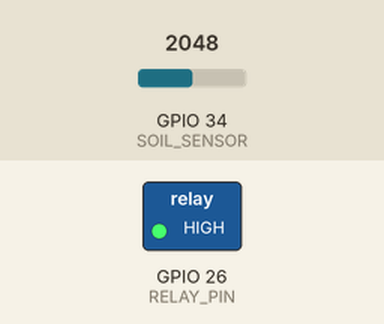
A sketch run on a simulated ESP32. Shown: switched loads named in the sketch (green lamp = pin HIGH). The test bench sets the inputs (shaded band); at power-on: GPIO 34 (SOIL_SENSOR) = 2048. What the sketch prints to the serial monitor is not drawn.

Above: at 2.8 s.
2.9 s: GPIO 34 (SOIL_SENSOR) set to 1951
At 4.5 s:
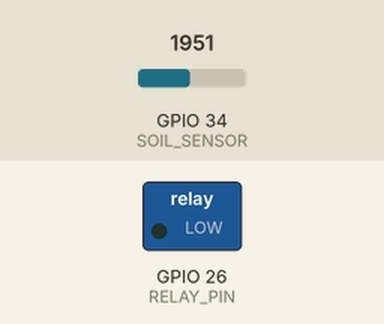
5.6 s: GPIO 34 (SOIL_SENSOR) set to 2040
At 7.2 s:
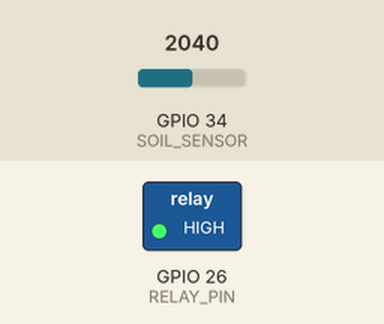
8.3 s: GPIO 34 (SOIL_SENSOR) set to 1960
At 10.3 s:
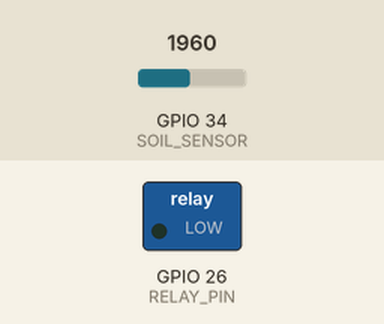
Timing chart, 0 to 11.8 s (numbered marks = the images above; inputs shaded):
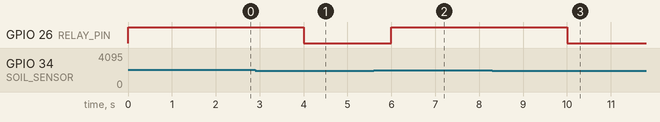

The sketch:

SoilMoisture.ino
```cpp
#include <Arduino.h>

#define SOIL_SENSOR 34   // analog pin
#define RELAY_PIN 26     // GPIO for relay

int threshold = 2000;   // adjust for your soil sensor

void setup() {
  Serial.begin(115200);
  pinMode(RELAY_PIN, OUTPUT);
  digitalWrite(RELAY_PIN, LOW);
}

void loop() {
  int soilValue = analogRead(SOIL_SENSOR);
  Serial.print("Soil Moisture: ");
  Serial.println(soilValue);

  if (soilValue > threshold) {
    Serial.println("Soil is dry → Pump ON");
    digitalWrite(RELAY_PIN, HIGH);
  } else {
    Serial.println("Soil is wet → Pump OFF");
    digitalWrite(RELAY_PIN, LOW);
  }

  delay(2000);
}
```

Measured:
- the behaviour switches between 2001 and 2000 on GPIO 34 (SOIL_SENSOR) (found by bisection; images 0 and 1)
- after the input at 2.9 s, GPIO 26 (RELAY_PIN): HIGH → LOW after 1.1 s
- after the input at 5.6 s, GPIO 26 (RELAY_PIN): LOW → HIGH after 0.40 s
- after the input at 8.3 s, GPIO 26 (RELAY_PIN): HIGH → LOW after 1.7 s
